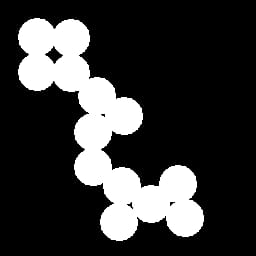
#> input picture test.jpeg, 256 x 256 px
$ python 'Sobel Edge Detection.py'   (older library calls are emulated)
#> lines starting #> are read from the running program, lines starting #| are printed output that depends on the picture; after the words box and inside, x2 and y2 are one past the last pixel; in counts of white or black regions, pixels touching at a corner belong together
import cv2

img = cv2.imread("test.jpeg", 0)
#> img is the input picture: shape (256, 256); min 0, max 255, mean 55.2

sobelx = cv2.Sobel(img, cv2.CV_64F, 1, 0, ksize=3)
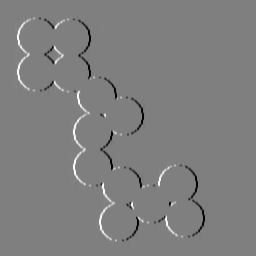
#> sobelx: shape (256, 256) float64; min -1020, max 1020, mean 0; drawn with min black and max white
sobely = cv2.Sobel(img, cv2.CV_64F, 0, 1, ksize=3)
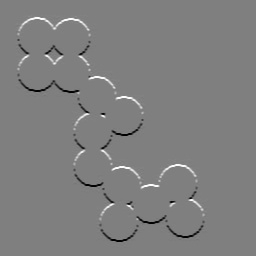
#> sobely: shape (256, 256) float64; min -1020, max 1020, mean 0; drawn with min black and max white

sobel = sobelx + sobely
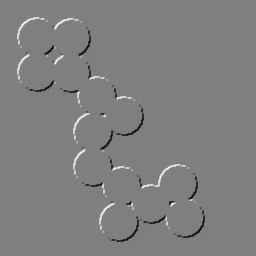
#> sobel: shape (256, 256) float64; min -1526, max 1526, mean 0; drawn with min black and max white

cv2.imshow("Sobel", sobel)
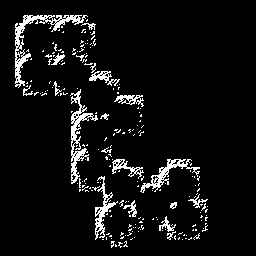
#> window 'Sobel': shape (256, 256); 6.6% white in thin lines or dots, all inside (x1, y1, x2, y2) = (15, 15, 208, 248)
cv2.waitKey(0)
cv2.destroyAllWindows()
